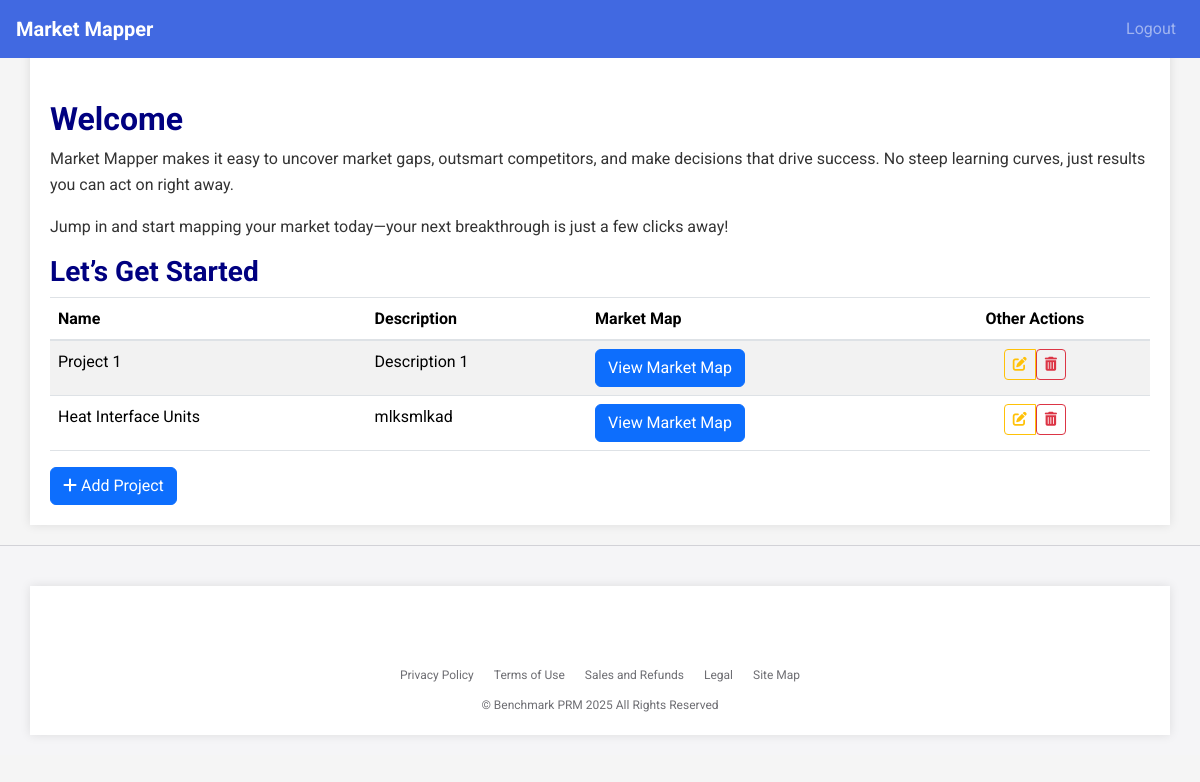
Page / (signed in) on the earlier database version.
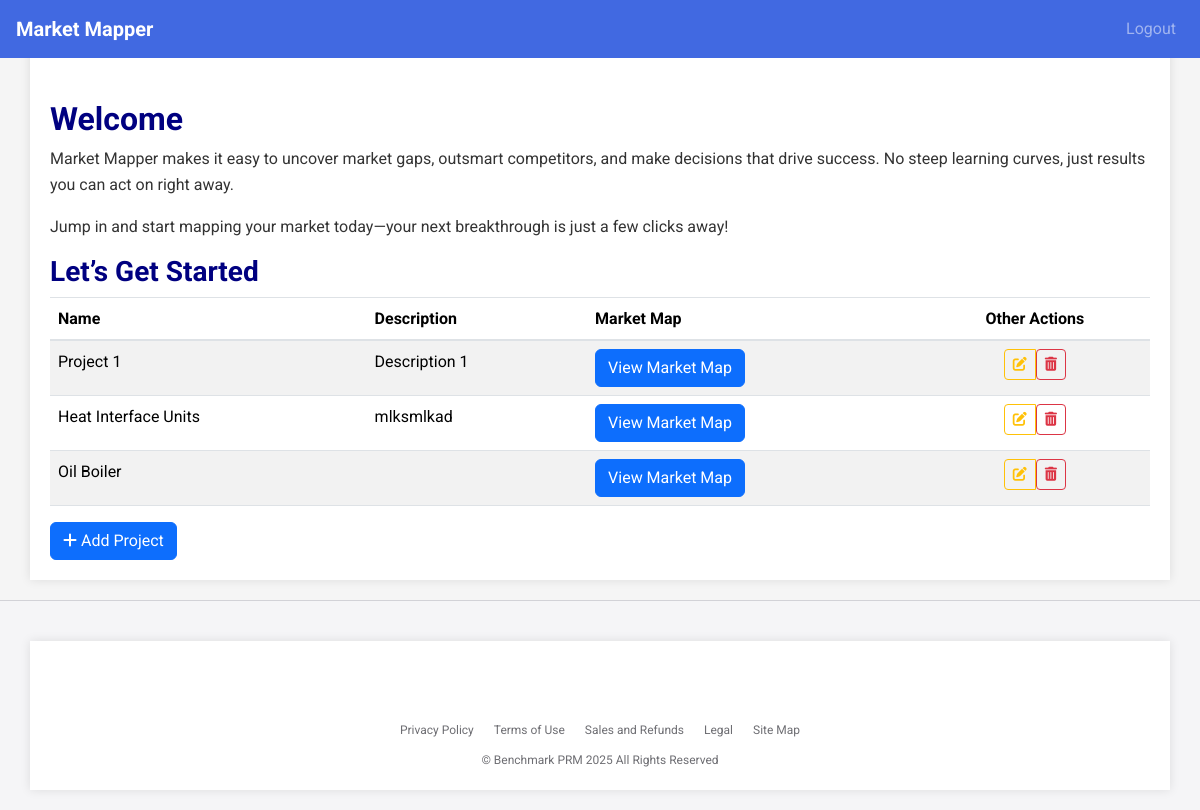
Same page on the later database version.
### app.py (models this page shows)
class Project(db.Model):
    id = db.Column(db.Integer, primary_key=True)
    name = db.Column(db.String(100), nullable=False)
    description = db.Column(db.Text)
    user_id = db.Column(db.Integer, db.ForeignKey('user.id'), nullable=False)
    has_market_map = db.Column(db.Boolean, default=False)  # EXACTLY like this

### app.py (the view, shortened to what this page needs)
@app.route('/dashboard', methods=['GET', 'POST'])  # Crucial: Add methods=['GET', 'POST']
@app.route('/', methods=['GET', 'POST'])
@login_required
def dashboard():
    projects = Project.query.filter_by(user_id=current_user.id).all()
    return render_template('dashboard.html', projects=projects)

### app.py (called while the page is built)
@login_manager.user_loader
def load_user(user_id):
    return User.query.get(int(user_id))

### templates/dashboard.html (shortened to what this page needs)
{% extends 'base.html' %}
{% block content %}
<h1>Welcome</h1>
<p>Market Mapper makes it easy to uncover market gaps, outsmart competitors, and make decisions that drive success. No steep learning curves, just results you can act on right away.</p>
<p>Jump in and start mapping your market today—your next breakthrough is just a few clicks away!</p>
<h2>Let’s Get Started</h2>
{% if projects %}
<table class="table table-striped">
    <thead>
        <tr>
            <th>Name</th>
            <th>Description</th>
            <th>Market Map</th>
            <th class="text-center">Other Actions</th>
        </tr>
    </thead>
    <tbody>
        {% for project in projects %}
        <tr>
            <td>{{ project.name }}</td>
            <td>{{ project.description }}</td>
            <td>
                {% if project.has_market_map %}
                    <a href="{{ url_for('market_map', project_id=project.id) }}" class="btn btn-primary">View Market Map</a>
                {% else %}
                    <a href="{{ url_for('manage_market_book', project_id=project.id) }}" class="btn btn-primary">Create Market Map</a>
                {% endif %}
            </td>
            <td class="text-center">
                <div class="btn-group">
                    <a href="{{ url_for('edit_project', project_id=project.id) }}" class="btn btn-sm btn-outline-warning" title="Edit"><i class="fas fa-edit"></i></a>
                    <form method="POST" action="{{ url_for('delete_project', project_id=project.id) }}" onsubmit="return confirm('Are you sure you want to delete this project?')">
                        <button type="submit" class="btn btn-sm btn-outline-danger" title="Delete"><i class="fas fa-trash-alt"></i></button>
                    </form>
                </div>
            </td>
        </tr>
        {% endfor %}
    </tbody>
</table>
{% else %}
<p>No projects yet.</p>
{% endif %}
<button id="addProjectButton" class="btn btn-primary"><i class="fas fa-plus"></i> Add Project</button>
{% endblock %}

Differences in the rows shown:
added Project: name "Oil Boiler"
